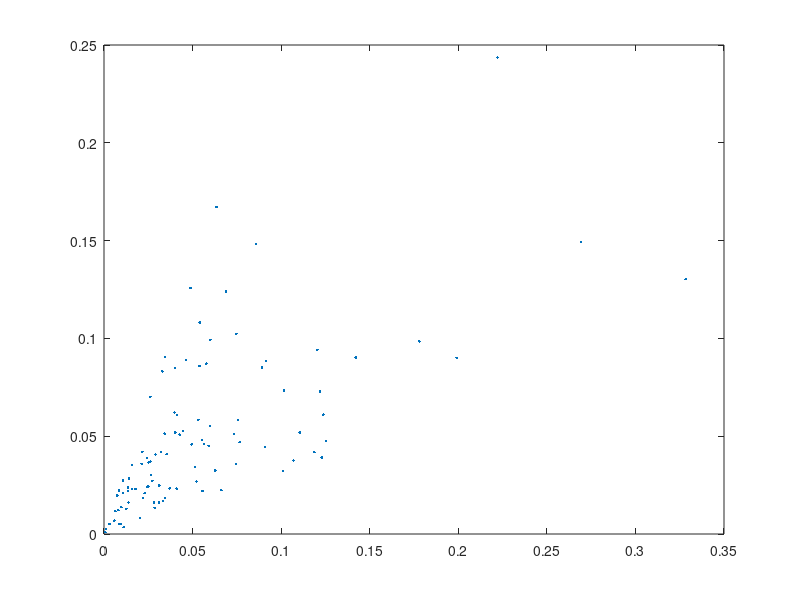

The MATLAB script that drew this image:
% filename: setup_lung.m
%heterogeneity parameter (0<=beta<=1):
%beta=0 for homogenous lung
%beta=1 for no ventilation/perfusion correlation
beta=0.5
%
%number of iterations used in bisection:
maxcount=20
%
%number of ``alveoli'':
n=100
%
%reference oxygen concentration (moles/liter):
cref=0.2/(22.4*(310/273))
%cref=concentration of oxygen 
%in air at sea level at body temperature
%
%oxygen concentration in the inspired air:
cI=cref
%
%blood oxygen concentration
%at full hemoglobin saturation: 
cstar=cref
%cstar=4*(concentration of hemoglobin 
%in blood expressed in moles/liter)
%
%rate of oxygen consumption (moles/minute):
M=0.25*cref*5.6
%
%oxygen partial pressure 
%at which hemoglobin is half-saturated:
Pstar=25
%
%gas constant*absolute temperature 
%(mmHg*liters/mole):
RT=760*22.4*(310/273)
%
%oxygen partial pressure 
%in the inspired air (mmHg):
PI=RT*cI
%
%oxygen concentration
%in blood exposed directly to inspired air:
camax=cstar*(PI/Pstar)^3/(1+(PI/Pstar)^3)
%camax is an upper bound 
%on oxygen concentration in blood 
%
%expected value of total alveolar ventilation:
VAtotal=5.0     %(liters/minute)
%
%expected value of total perfusion:
Qtotal=5.6      %(liters/minute)
%
%expected alveolar ventilation per alveolus:
VAbar=VAtotal/n
%
%expected perfusion per alveolus: 
Qbar=Qtotal/n 

% Generate random vectors for ventilation and perfusion (exponential random variables with a mean of 1)
a1=-log(rand(n,1));
a2=-log(rand(n,1));
av=(a1+a2)/2; % With mean of 1 and distribution like t*exp(-t)
VA=VAbar*(a1*beta+av*(1-beta)); % When beta=1, the term av*(1-beta)=0, so VA and Q are independent
Q = Qbar*(a2*beta+av*(1-beta)); % When beta=0, VA and Q are in fixed proportion
r=VA./Q; % Find the r value by getting the ratio between VA and Q
figure(1)
plot(Q,VA,'.') % Plot VA vs. Q in a scatterplot

%find actual values of 
%VAtotal, Qtotal, VAbar, and Qbar:
VAtotal=sum(VA)
Qtotal =sum(Q)
VAbar=VAtotal/n
 Qbar= Qtotal/n
